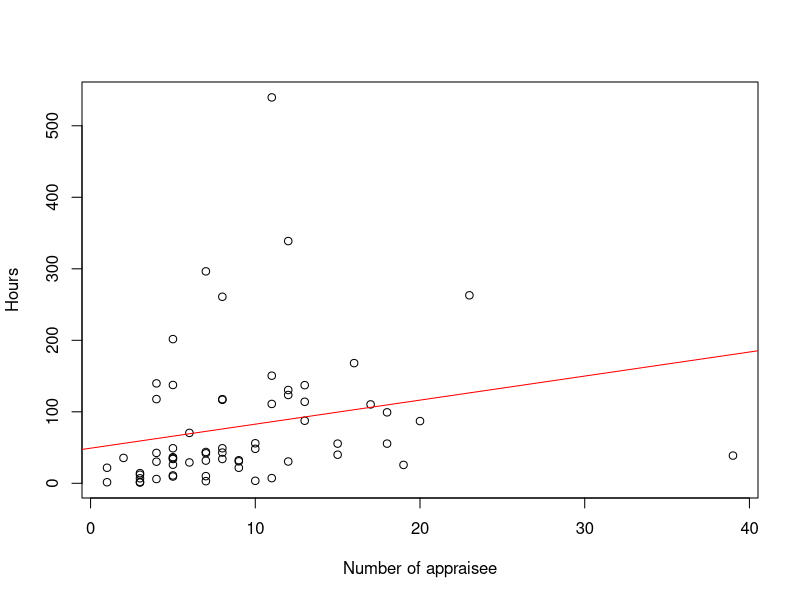
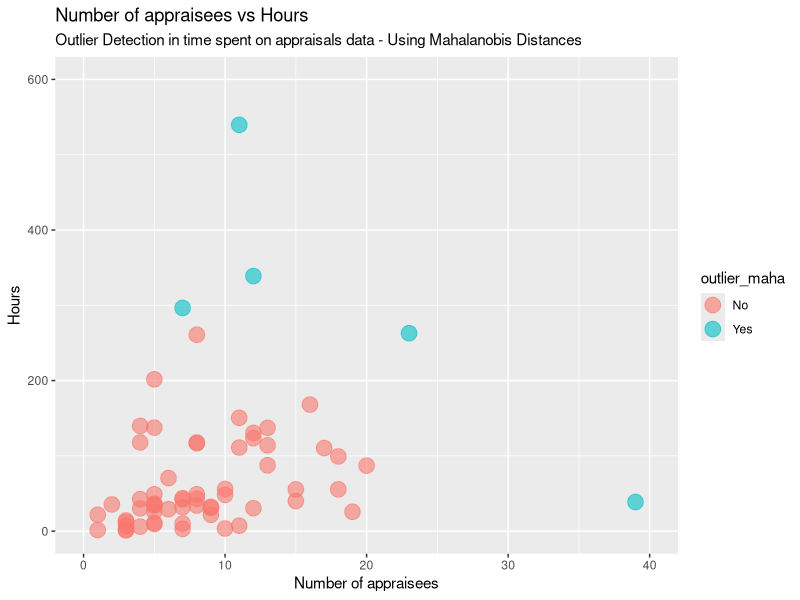
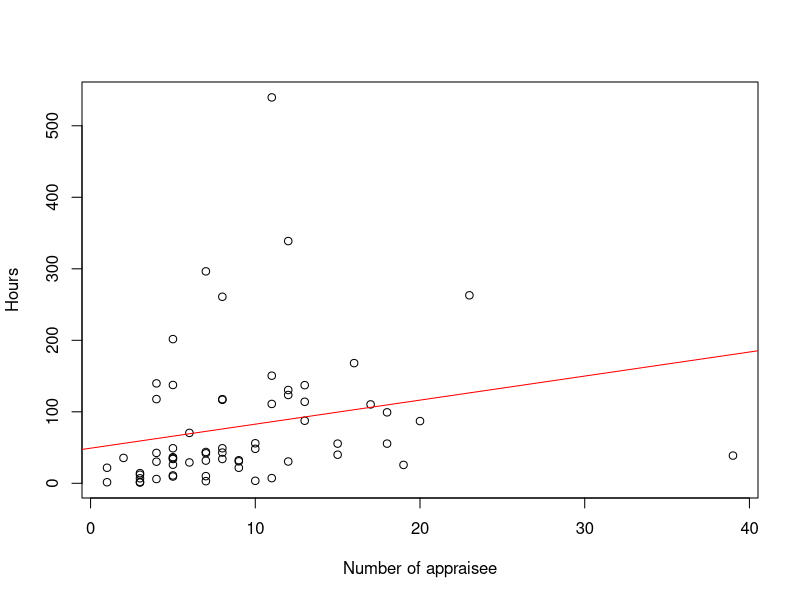
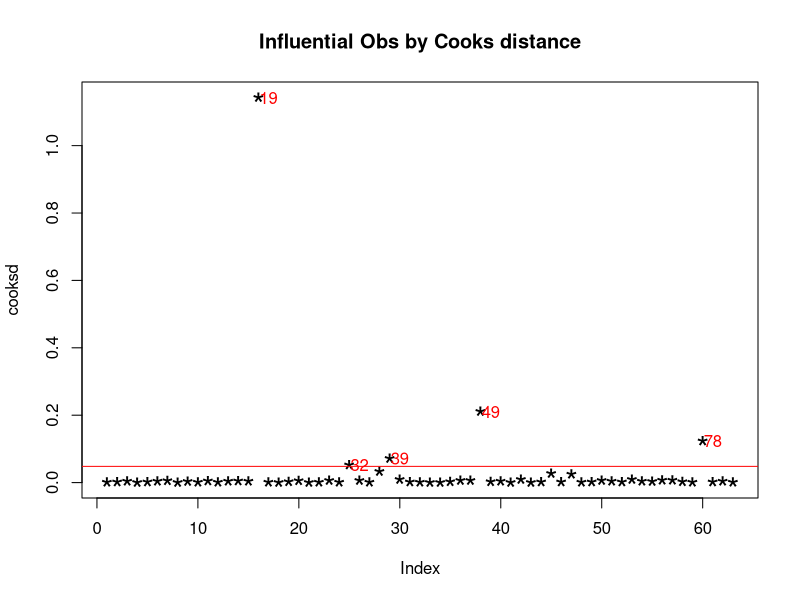
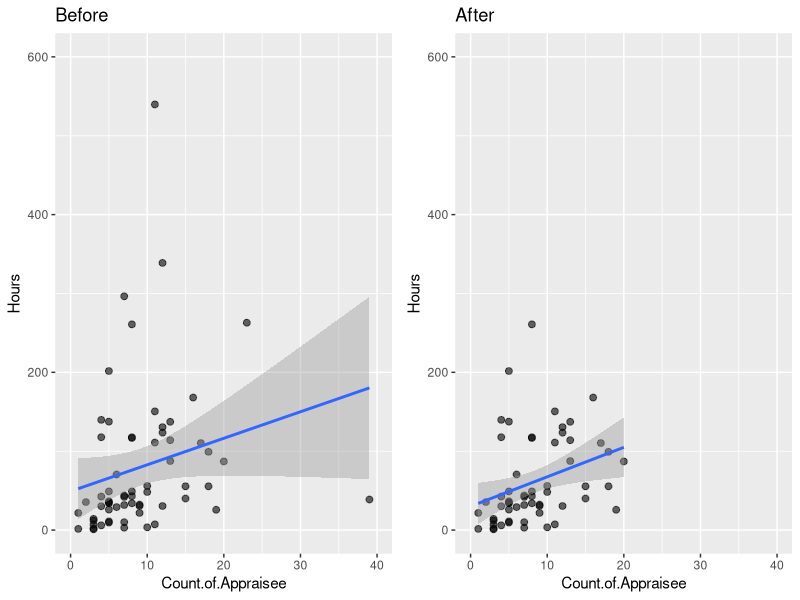

The R script that drew these images, in order:
## ----stop-appraisals, include=FALSE-------------------------------------------
chap <- 14
lc <- 0
rq <- 0
# **`r paste0("(LC", chap, ".", (lc <- lc + 1), ")")`**
# **`r paste0("(RQ", chap, ".", (rq <- rq + 1), ")")`**

knitr::opts_chunk$set(
  tidy = FALSE, 
  out.width = '\\textwidth', 
  fig.height = 4,
  warning = FALSE
  )

options(scipen = 99, digits = 3)

# Set random number generator see value for replicable pseudorandomness. Why 76?
# https://www.youtube.com/watch?v=xjJ7FheCkCU
set.seed(76)


## -----------------------------------------------------------------------------
library(tidyverse)


## ----eval=FALSE---------------------------------------------------------------
## Time.spent.on.appraisals <- read_csv("https://hranalytics.netlify.com/data/Time.spent.on.appraisals.csv")


## ----read_appraisals_data, echo=FALSE, warning=FALSE, message=FALSE-----------
Time.spent.on.appraisals <- read_csv("data/Time.spent.on.appraisals.csv")


## -----------------------------------------------------------------------------
plot(Hours ~ Count.of.Appraisee,        # plot the variables y ~ x
     xlab="Number of appraisee",        # x−axis label 
     ylab="Hours",                      # y−axis label
     data=Time.spent.on.appraisals)     # data set

model <- lm(Hours ~ Count.of.Appraisee, data=Time.spent.on.appraisals)
abline(model, col = "red")

#The following produces the formula of the linear regression
paste('y =', round(coef(model)[[2]], digits = 3), '* x', '+', round(coef(model)[[1]], digits = 3)) 



## -----------------------------------------------------------------------------

# First let us identify the outliers and plot the initial plot with the names of the appraiser

# Calculate Mahalanobis Distance with height and weight distributions
m_dist <- mahalanobis(Time.spent.on.appraisals[,2:3], colMeans(Time.spent.on.appraisals[,2:3], na.rm = TRUE), cov(Time.spent.on.appraisals[,2:3], use="complete.obs"))
Time.spent.on.appraisals$m_dist <- round(m_dist, 2)

# A quick check by sorting the value will indicate the threshold you may want to use:
sort(Time.spent.on.appraisals$m_dist)


## -----------------------------------------------------------------------------

# We chose to set the threshold at 4, as this would result in five outliers. There is no "rule of thumb" on where to set the threshold and the decision is up to the analyst.

# Mahalanobis Outliers - Threshold set to 4
Time.spent.on.appraisals$outlier_maha <- "No"
Time.spent.on.appraisals$outlier_maha[Time.spent.on.appraisals$m_dist > 4] <- "Yes"

# Scatterplot with Mahalanobis' Outliers
ggplot(Time.spent.on.appraisals, aes(x = Count.of.Appraisee, y = Hours, color = outlier_maha)) +
      geom_point(size = 5, alpha = 0.6, na.rm=TRUE) +    # na.rm=TRUE removes missing values error message silently
      xlim(0, 40) + ylim(0, 600) +
      labs(title = "Number of appraisees vs Hours",
           subtitle = "Outlier Detection in time spent on appraisals data - Using Mahalanobis Distances") +
      ylab("Hours") + xlab("Number of appraisees")

model_without_mahaoutliers <- lm(Hours ~ Count.of.Appraisee, data=Time.spent.on.appraisals[which(Time.spent.on.appraisals$outlier_maha== "No"),])


#The following produces the formula of the new linear regression without the Mahalanobis outliers

paste('y =', round(coef(model_without_mahaoutliers)[[2]], digits = 3), '* x', '+', round(coef(model_without_mahaoutliers)[[1]], digits = 3)) 




## ----eval=FALSE---------------------------------------------------------------
## Time.spent.on.appraisals <- read_csv("https://https://hranalytics.netlify.com/data/Time.spent.on.appraisals.csv")


## ----read_appraisals_data2, echo=FALSE, warning=FALSE, message=FALSE----------
Time.spent.on.appraisals <- read_csv("data/Time.spent.on.appraisals.csv")


## -----------------------------------------------------------------------------
plot(Hours ~ Count.of.Appraisee,        # plot the variables y ~ x
     xlab="Number of appraisee",        # x−axis label 
     ylab="Hours",                      # y−axis label
     data=Time.spent.on.appraisals)     # data set

model <- lm(Hours ~ Count.of.Appraisee, data=Time.spent.on.appraisals)
abline(model, col = "red")

cooksd <- cooks.distance(model)

# Plot the Cook's Distance using the traditional 4/n criterion
sample_size <- nrow(Time.spent.on.appraisals)
plot(cooksd, pch="*", cex=2, main="Influential Obs by Cooks distance")         # plot cook's distance
abline(h = 4/sample_size, col="red")         # add cutoff line
text(x=1:length(cooksd)+1, y=cooksd, labels=ifelse(cooksd>4/sample_size, names(cooksd),""), col="red")  # add labels

# Removing Outliers

# influential row numbers
influential <- as.numeric(names(cooksd)[(cooksd > (4/sample_size))])

Time.spent.on.appraisals_screen <- Time.spent.on.appraisals[-influential, ]

plot3 <- ggplot(data = Time.spent.on.appraisals, aes(x = Count.of.Appraisee, y = Hours)) +
        geom_point(size = 2, alpha = 0.6, na.rm=TRUE) + 
        xlim(0, 40) + ylim(0, 600) +
        geom_smooth(method = lm, na.rm=TRUE) +             # geom_smooth 
        ggtitle("Before")

plot4 <- ggplot(data = Time.spent.on.appraisals_screen, aes(x = Count.of.Appraisee, y = Hours)) +
        geom_point(size = 2, alpha = 0.6, na.rm=TRUE) + 
        xlim(0, 40) + ylim(0, 600) +
        geom_smooth(method = lm, na.rm=TRUE) +
        ggtitle("After")

gridExtra::grid.arrange(plot3, plot4, ncol=2)


model_screen <- lm(Hours ~ Count.of.Appraisee, data=Time.spent.on.appraisals_screen)

#The following produces the formula of the new linear regression without the outliers

paste('y =', round(coef(model_screen)[[2]], digits = 3), '* x', '+', round(coef(model_screen)[[1]], digits = 3)) 


